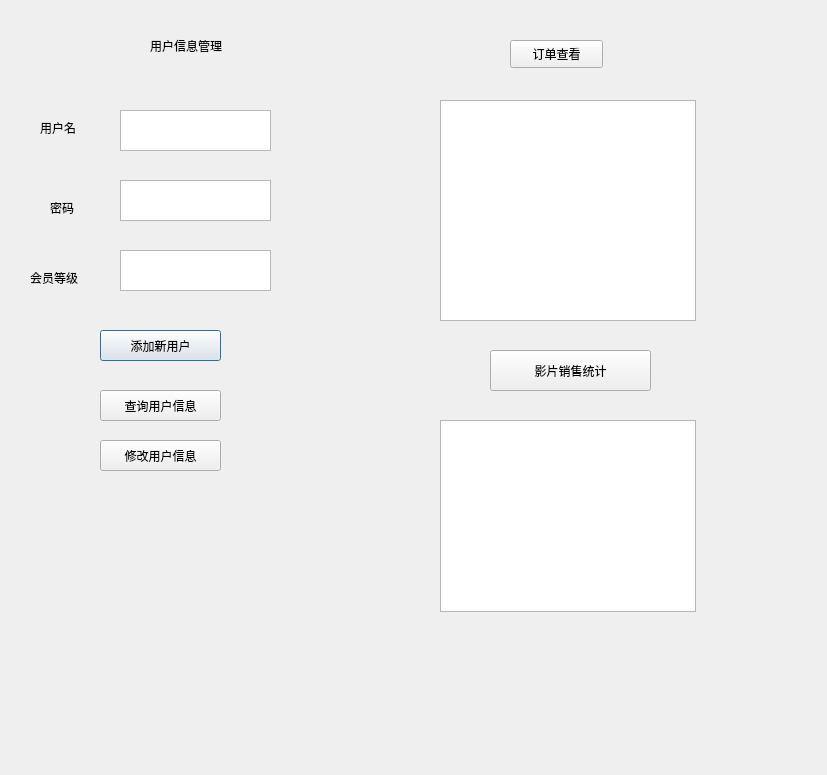
<?xml version="1.0" encoding="UTF-8"?>
<ui version="4.0">
 <class>Dialog</class>
 <widget class="QDialog" name="Dialog">
  <property name="geometry">
   <rect>
    <x>0</x>
    <y>0</y>
    <width>827</width>
    <height>775</height>
   </rect>
  </property>
  <property name="windowTitle">
   <string>Dialog</string>
  </property>
  <widget class="QLabel" name="label">
   <property name="geometry">
    <rect>
     <x>150</x>
     <y>20</y>
     <width>91</width>
     <height>51</height>
    </rect>
   </property>
   <property name="text">
    <string>用户信息管理</string>
   </property>
  </widget>
  <widget class="QTextEdit" name="textEdit">
   <property name="geometry">
    <rect>
     <x>120</x>
     <y>110</y>
     <width>151</width>
     <height>41</height>
    </rect>
   </property>
  </widget>
  <widget class="QLabel" name="label_2">
   <property name="geometry">
    <rect>
     <x>40</x>
     <y>120</y>
     <width>72</width>
     <height>15</height>
    </rect>
   </property>
   <property name="text">
    <string>用户名</string>
   </property>
  </widget>
  <widget class="QTextEdit" name="textEdit_2">
   <property name="geometry">
    <rect>
     <x>120</x>
     <y>180</y>
     <width>151</width>
     <height>41</height>
    </rect>
   </property>
  </widget>
  <widget class="QTextEdit" name="textEdit_3">
   <property name="geometry">
    <rect>
     <x>120</x>
     <y>250</y>
     <width>151</width>
     <height>41</height>
    </rect>
   </property>
  </widget>
  <widget class="QLabel" name="label_3">
   <property name="geometry">
    <rect>
     <x>50</x>
     <y>200</y>
     <width>72</width>
     <height>15</height>
    </rect>
   </property>
   <property name="text">
    <string>密码</string>
   </property>
  </widget>
  <widget class="QLabel" name="label_4">
   <property name="geometry">
    <rect>
     <x>30</x>
     <y>270</y>
     <width>72</width>
     <height>15</height>
    </rect>
   </property>
   <property name="text">
    <string>会员等级</string>
   </property>
  </widget>
  <widget class="QPushButton" name="pushButton">
   <property name="geometry">
    <rect>
     <x>100</x>
     <y>330</y>
     <width>121</width>
     <height>31</height>
    </rect>
   </property>
   <property name="text">
    <string>添加新用户</string>
   </property>
  </widget>
  <widget class="QPushButton" name="pushButton_2">
   <property name="geometry">
    <rect>
     <x>100</x>
     <y>390</y>
     <width>121</width>
     <height>31</height>
    </rect>
   </property>
   <property name="text">
    <string>查询用户信息</string>
   </property>
  </widget>
  <widget class="QPushButton" name="pushButton_3">
   <property name="geometry">
    <rect>
     <x>100</x>
     <y>440</y>
     <width>121</width>
     <height>31</height>
    </rect>
   </property>
   <property name="text">
    <string>修改用户信息</string>
   </property>
  </widget>
  <widget class="QPushButton" name="pushButton_4">
   <property name="geometry">
    <rect>
     <x>510</x>
     <y>40</y>
     <width>93</width>
     <height>28</height>
    </rect>
   </property>
   <property name="text">
    <string>订单查看</string>
   </property>
  </widget>
  <widget class="QTableView" name="tableView">
   <property name="geometry">
    <rect>
     <x>440</x>
     <y>100</y>
     <width>256</width>
     <height>221</height>
    </rect>
   </property>
  </widget>
  <widget class="QPushButton" name="pushButton_5">
   <property name="geometry">
    <rect>
     <x>490</x>
     <y>350</y>
     <width>161</width>
     <height>41</height>
    </rect>
   </property>
   <property name="text">
    <string>影片销售统计</string>
   </property>
  </widget>
  <widget class="QTableView" name="tableView_2">
   <property name="geometry">
    <rect>
     <x>440</x>
     <y>420</y>
     <width>256</width>
     <height>192</height>
    </rect>
   </property>
  </widget>
 </widget>
 <resources/>
 <connections/>
</ui>
